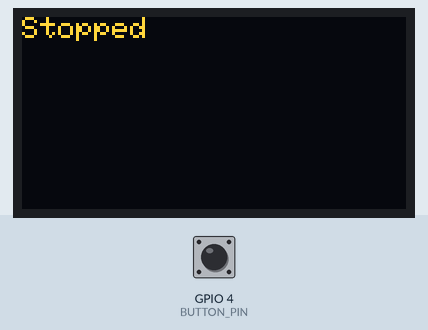
Recording of a sketch running on a simulated ESP32. Parts: 128×64 one-colour display. The inputs (shaded band) are chosen by the test bench; at power-on: GPIO 4 (BUTTON_PIN) HIGH. The OLED is the two-colour kind (top 16 rows yellow); I2S audio is not simulated (input reads silence).

Above: at 1.2 s.
1.3 s: GPIO 4 (BUTTON_PIN) pulled LOW for 0.15 s
At 1.42 s:
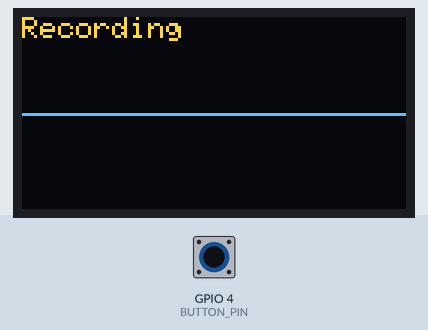
3.0 s: GPIO 4 (BUTTON_PIN) pulled LOW for 3.2 s
Timing chart, 0 to 6.0 s (numbered marks = the images above; inputs shaded):
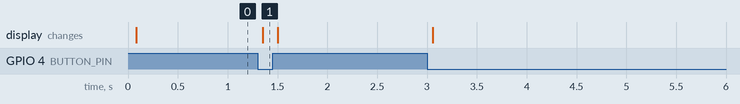

Measured:
- after the input at 1.3 s, the display: changes after 0.05 s (image 1)

The sketch:

microphone_ptt_waveform.ino
```cpp
#include <driver/i2s.h>
#include <Wire.h>
#include <Adafruit_GFX.h>
#include <Adafruit_SSD1306.h>

#define I2S_WS 25
#define I2S_SD 33
#define I2S_SCK 26
#define BUTTON_PIN 4
#define SCREEN_WIDTH 128
#define SCREEN_HEIGHT 64
#define SAMPLE_RATE 16000
#define BUFFER_LEN 256

int16_t buffer[BUFFER_LEN];
Adafruit_SSD1306 display(SCREEN_WIDTH, SCREEN_HEIGHT, &Wire, -1);

void setup() {
  Serial.begin(115200);
  pinMode(BUTTON_PIN, INPUT_PULLUP);
  display.begin(SSD1306_SWITCHCAPVCC, 0x3C);
  display.clearDisplay();
  display.display();

  i2s_config_t i2s_config = {
    .mode = (i2s_mode_t)(I2S_MODE_MASTER | I2S_MODE_RX),
    .sample_rate = SAMPLE_RATE,
    .bits_per_sample = I2S_BITS_PER_SAMPLE_16BIT,
    .channel_format = I2S_CHANNEL_FMT_ONLY_LEFT,
    .communication_format = I2S_COMM_FORMAT_I2S,
    .intr_alloc_flags = 0,
    .dma_buf_count = 4,
    .dma_buf_len = BUFFER_LEN,
    .use_apll = false
  };
  i2s_pin_config_t pin_config = {
    .bck_io_num = I2S_SCK,
    .ws_io_num = I2S_WS,
    .data_out_num = -1,
    .data_in_num = I2S_SD
  };
  i2s_driver_install(I2S_NUM_0, &i2s_config, 0, NULL);
  i2s_set_pin(I2S_NUM_0, &pin_config);
}

void loop() {
  bool recording = (digitalRead(BUTTON_PIN) == LOW);
  display.clearDisplay();
  display.setCursor(0, 0);
  display.setTextSize(1);
  if (recording) {
    display.print("Recording");
    size_t bytes_read;
    i2s_read(I2S_NUM_0, buffer, sizeof(buffer), &bytes_read, portMAX_DELAY);
    display.drawLine(0, 32, 127, 32, SSD1306_WHITE);
    for (int x = 0; x < 128; x++) {
      int index = x * (BUFFER_LEN / 128);
      int16_t sample = buffer[index] / 500;
      int y = 32 + sample;
      if (y < 0) y = 0;
      if (y > 63) y = 63;
      display.drawPixel(x, y, SSD1306_WHITE);
    }
  } else {
    display.print("Stopped");
  }
  display.display();
}
```
